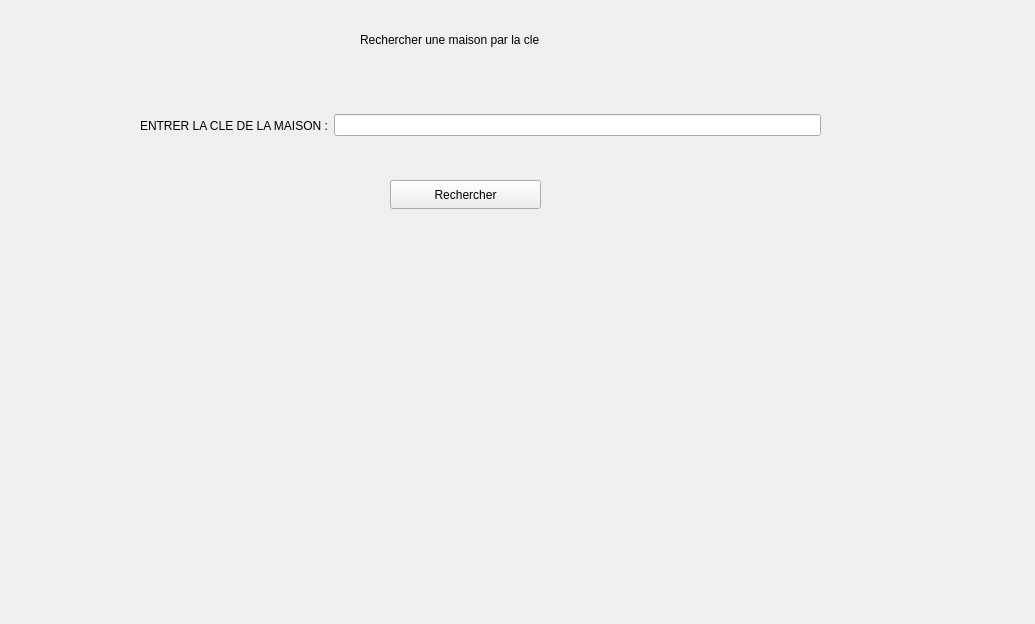
<?xml version="1.0" encoding="UTF-8"?>
<ui version="4.0">
 <class>Rechercher</class>
 <widget class="QWidget" name="Rechercher">
  <property name="geometry">
   <rect>
    <x>0</x>
    <y>0</y>
    <width>1035</width>
    <height>624</height>
   </rect>
  </property>
  <property name="windowTitle">
   <string>Form</string>
  </property>
  <widget class="QWidget" name="horizontalLayoutWidget">
   <property name="geometry">
    <rect>
     <x>140</x>
     <y>80</y>
     <width>681</width>
     <height>91</height>
    </rect>
   </property>
   <layout class="QHBoxLayout" name="horizontalLayout">
    <item>
     <widget class="QLabel" name="label">
      <property name="text">
       <string>ENTRER LA CLE DE LA MAISON :</string>
      </property>
     </widget>
    </item>
    <item>
     <widget class="QLineEdit" name="rechercher"/>
    </item>
   </layout>
  </widget>
  <widget class="QLabel" name="label_2">
   <property name="geometry">
    <rect>
     <x>360</x>
     <y>30</y>
     <width>221</width>
     <height>20</height>
    </rect>
   </property>
   <property name="text">
    <string>Rechercher une maison par la cle</string>
   </property>
  </widget>
  <widget class="QPushButton" name="boutonrechercher">
   <property name="geometry">
    <rect>
     <x>390</x>
     <y>180</y>
     <width>151</width>
     <height>29</height>
    </rect>
   </property>
   <property name="text">
    <string>Rechercher</string>
   </property>
  </widget>
  <widget class="QWidget" name="gridLayoutWidget">
   <property name="geometry">
    <rect>
     <x>130</x>
     <y>270</y>
     <width>761</width>
     <height>141</height>
    </rect>
   </property>
   <layout class="QGridLayout" name="gridLayout">
    <item row="3" column="0">
     <widget class="QLabel" name="labelStanding">
      <property name="text">
       <string/>
      </property>
     </widget>
    </item>
    <item row="2" column="0">
     <widget class="QLabel" name="labelType">
      <property name="text">
       <string/>
      </property>
     </widget>
    </item>
    <item row="4" column="0">
     <widget class="QLabel" name="labelChambres">
      <property name="text">
       <string/>
      </property>
     </widget>
    </item>
    <item row="5" column="0">
     <widget class="QLabel" name="labelToilettes">
      <property name="text">
       <string/>
      </property>
     </widget>
    </item>
    <item row="6" column="0">
     <widget class="QLabel" name="labelDescription">
      <property name="text">
       <string/>
      </property>
     </widget>
    </item>
   </layout>
  </widget>
  <widget class="QWidget" name="horizontalLayoutWidget_2">
   <property name="geometry">
    <rect>
     <x>130</x>
     <y>430</y>
     <width>701</width>
     <height>131</height>
    </rect>
   </property>
   <layout class="QHBoxLayout" name="horizontalLayout_2">
    <item>
     <widget class="QLabel" name="label_3">
      <property name="text">
       <string/>
      </property>
     </widget>
    </item>
    <item>
     <widget class="QLabel" name="label_4">
      <property name="text">
       <string/>
      </property>
     </widget>
    </item>
    <item>
     <widget class="QLabel" name="label_5">
      <property name="text">
       <string/>
      </property>
     </widget>
    </item>
    <item>
     <widget class="QLabel" name="label_6">
      <property name="text">
       <string/>
      </property>
     </widget>
    </item>
    <item>
     <widget class="QLabel" name="label_7">
      <property name="text">
       <string/>
      </property>
     </widget>
    </item>
    <item>
     <widget class="QLabel" name="label_8">
      <property name="text">
       <string/>
      </property>
     </widget>
    </item>
   </layout>
  </widget>
 </widget>
 <resources/>
 <connections/>
</ui>
